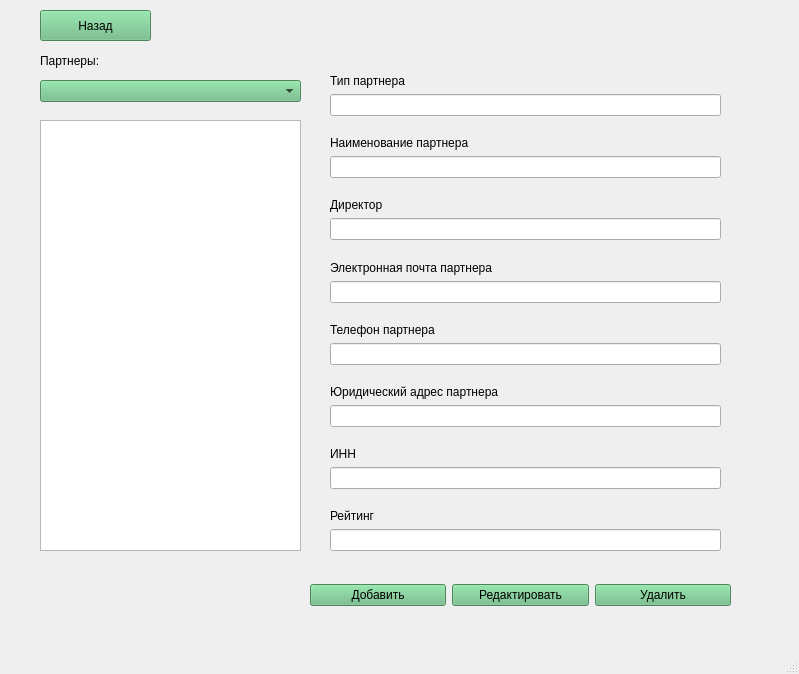
<?xml version="1.0" encoding="UTF-8"?>
<ui version="4.0">
 <class>MainWindow</class>
 <widget class="QMainWindow" name="MainWindow">
  <property name="geometry">
   <rect>
    <x>0</x>
    <y>0</y>
    <width>799</width>
    <height>674</height>
   </rect>
  </property>
  <property name="windowTitle">
   <string>MainWindow</string>
  </property>
  <widget class="QWidget" name="centralwidget">
   <widget class="QComboBox" name="comboBox">
    <property name="geometry">
     <rect>
      <x>40</x>
      <y>80</y>
      <width>261</width>
      <height>22</height>
     </rect>
    </property>
    <property name="font">
     <font>
      <family>Segoe UI</family>
     </font>
    </property>
    <property name="styleSheet">
     <string notr="true">background-color: rgb(103, 186, 128);</string>
    </property>
   </widget>
   <widget class="QLabel" name="label">
    <property name="geometry">
     <rect>
      <x>40</x>
      <y>50</y>
      <width>81</width>
      <height>21</height>
     </rect>
    </property>
    <property name="font">
     <font>
      <family>Segoe UI</family>
     </font>
    </property>
    <property name="text">
     <string>Партнеры:</string>
    </property>
   </widget>
   <widget class="QWidget" name="verticalLayoutWidget">
    <property name="geometry">
     <rect>
      <x>330</x>
      <y>60</y>
      <width>391</width>
      <height>491</height>
     </rect>
    </property>
    <property name="font">
     <font>
      <family>Segoe UI</family>
     </font>
    </property>
    <layout class="QVBoxLayout" name="verticalLayout">
     <item>
      <widget class="QLabel" name="label_2">
       <property name="font">
        <font>
         <family>Segoe UI</family>
        </font>
       </property>
       <property name="text">
        <string>
Тип партнера</string>
       </property>
      </widget>
     </item>
     <item>
      <widget class="QLineEdit" name="lineEdit">
       <property name="font">
        <font>
         <family>Segoe UI</family>
        </font>
       </property>
      </widget>
     </item>
     <item>
      <widget class="QLabel" name="label_3">
       <property name="font">
        <font>
         <family>Segoe UI</family>
        </font>
       </property>
       <property name="text">
        <string>
Наименование партнера</string>
       </property>
      </widget>
     </item>
     <item>
      <widget class="QLineEdit" name="lineEdit_2">
       <property name="font">
        <font>
         <family>Segoe UI</family>
        </font>
       </property>
      </widget>
     </item>
     <item>
      <widget class="QLabel" name="label_8">
       <property name="font">
        <font>
         <family>Segoe UI</family>
        </font>
       </property>
       <property name="text">
        <string>
Директор</string>
       </property>
      </widget>
     </item>
     <item>
      <widget class="QLineEdit" name="lineEdit_3">
       <property name="font">
        <font>
         <family>Segoe UI</family>
        </font>
       </property>
      </widget>
     </item>
     <item>
      <widget class="QLabel" name="label_4">
       <property name="font">
        <font>
         <family>Segoe UI</family>
        </font>
       </property>
       <property name="text">
        <string>
Электронная почта партнера</string>
       </property>
      </widget>
     </item>
     <item>
      <widget class="QLineEdit" name="lineEdit_4">
       <property name="font">
        <font>
         <family>Segoe UI</family>
        </font>
       </property>
      </widget>
     </item>
     <item>
      <widget class="QLabel" name="label_5">
       <property name="font">
        <font>
         <family>Segoe UI</family>
        </font>
       </property>
       <property name="text">
        <string>
Телефон партнера</string>
       </property>
      </widget>
     </item>
     <item>
      <widget class="QLineEdit" name="lineEdit_5">
       <property name="font">
        <font>
         <family>Segoe UI</family>
        </font>
       </property>
      </widget>
     </item>
     <item>
      <widget class="QLabel" name="label_6">
       <property name="font">
        <font>
         <family>Segoe UI</family>
        </font>
       </property>
       <property name="text">
        <string>
Юридический адрес партнера</string>
       </property>
      </widget>
     </item>
     <item>
      <widget class="QLineEdit" name="lineEdit_6">
       <property name="font">
        <font>
         <family>Segoe UI</family>
        </font>
       </property>
      </widget>
     </item>
     <item>
      <widget class="QLabel" name="label_7">
       <property name="font">
        <font>
         <family>Segoe UI</family>
        </font>
       </property>
       <property name="text">
        <string>
ИНН</string>
       </property>
      </widget>
     </item>
     <item>
      <widget class="QLineEdit" name="lineEdit_7">
       <property name="font">
        <font>
         <family>Segoe UI</family>
        </font>
       </property>
      </widget>
     </item>
     <item>
      <widget class="QLabel" name="label_9">
       <property name="font">
        <font>
         <family>Segoe UI</family>
        </font>
       </property>
       <property name="text">
        <string>
Рейтинг</string>
       </property>
      </widget>
     </item>
     <item>
      <widget class="QLineEdit" name="lineEdit_8">
       <property name="font">
        <font>
         <family>Segoe UI</family>
        </font>
       </property>
      </widget>
     </item>
    </layout>
   </widget>
   <widget class="QTextEdit" name="textEdit">
    <property name="geometry">
     <rect>
      <x>40</x>
      <y>120</y>
      <width>261</width>
      <height>431</height>
     </rect>
    </property>
    <property name="font">
     <font>
      <family>Segoe UI</family>
     </font>
    </property>
   </widget>
   <widget class="QWidget" name="horizontalLayoutWidget">
    <property name="geometry">
     <rect>
      <x>310</x>
      <y>570</y>
      <width>421</width>
      <height>51</height>
     </rect>
    </property>
    <property name="font">
     <font>
      <family>Segoe UI</family>
     </font>
    </property>
    <layout class="QHBoxLayout" name="horizontalLayout">
     <item>
      <widget class="QPushButton" name="pushButton">
       <property name="font">
        <font>
         <family>Segoe UI</family>
        </font>
       </property>
       <property name="styleSheet">
        <string notr="true">background-color: rgb(103, 186, 128);</string>
       </property>
       <property name="text">
        <string>Добавить</string>
       </property>
      </widget>
     </item>
     <item>
      <widget class="QPushButton" name="pushButton_2">
       <property name="font">
        <font>
         <family>Segoe UI</family>
        </font>
       </property>
       <property name="styleSheet">
        <string notr="true">background-color: rgb(103, 186, 128);</string>
       </property>
       <property name="text">
        <string>Редактировать</string>
       </property>
      </widget>
     </item>
     <item>
      <widget class="QPushButton" name="pushButton_3">
       <property name="font">
        <font>
         <family>Segoe UI</family>
        </font>
       </property>
       <property name="styleSheet">
        <string notr="true">background-color: rgb(103, 186, 128);</string>
       </property>
       <property name="text">
        <string>Удалить</string>
       </property>
      </widget>
     </item>
    </layout>
   </widget>
   <widget class="QPushButton" name="pushButton_4">
    <property name="geometry">
     <rect>
      <x>40</x>
      <y>10</y>
      <width>111</width>
      <height>31</height>
     </rect>
    </property>
    <property name="font">
     <font>
      <family>Segoe UI</family>
     </font>
    </property>
    <property name="styleSheet">
     <string notr="true">background-color: rgb(103, 186, 128);</string>
    </property>
    <property name="text">
     <string>Назад</string>
    </property>
   </widget>
  </widget>
  <widget class="QMenuBar" name="menubar">
   <property name="geometry">
    <rect>
     <x>0</x>
     <y>0</y>
     <width>799</width>
     <height>21</height>
    </rect>
   </property>
  </widget>
  <widget class="QStatusBar" name="statusbar"/>
 </widget>
 <resources/>
 <connections/>
</ui>
